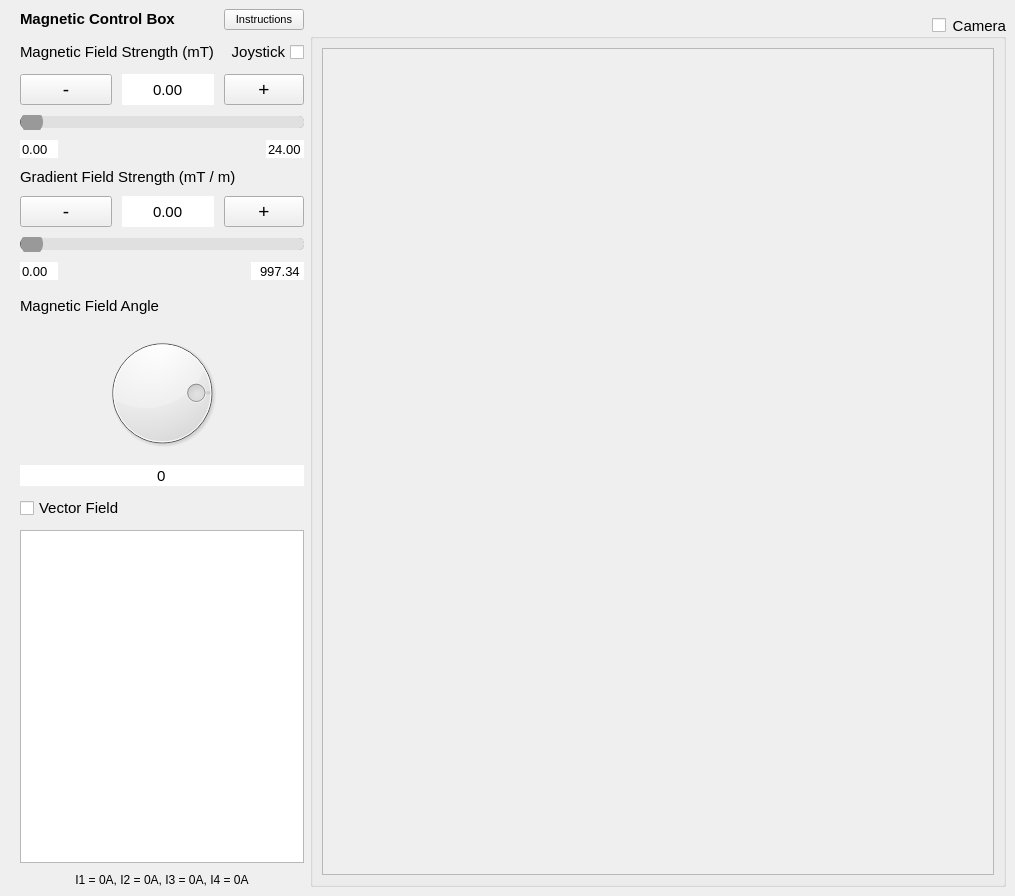
<?xml version="1.0" encoding="UTF-8"?>
<ui version="4.0">
 <class>MainWindow</class>
 <widget class="QMainWindow" name="MainWindow">
  <property name="geometry">
   <rect>
    <x>0</x>
    <y>0</y>
    <width>1015</width>
    <height>896</height>
   </rect>
  </property>
  <property name="windowTitle">
   <string>MainWindow</string>
  </property>
  <property name="tabShape">
   <enum>QTabWidget::Rounded</enum>
  </property>
  <widget class="QWidget" name="centralwidget">
   <layout class="QGridLayout" name="gridLayout" columnstretch="1,3">
    <property name="leftMargin">
     <number>20</number>
    </property>
    <item row="1" column="1">
     <widget class="QGroupBox" name="CameraCheckbox">
      <property name="font">
       <font>
        <pointsize>11</pointsize>
       </font>
      </property>
      <property name="title">
       <string>Camera</string>
      </property>
      <property name="alignment">
       <set>Qt::AlignRight|Qt::AlignTrailing|Qt::AlignVCenter</set>
      </property>
      <property name="checkable">
       <bool>true</bool>
      </property>
      <property name="checked">
       <bool>false</bool>
      </property>
      <layout class="QGridLayout" name="gridLayout_3">
       <item row="0" column="0">
        <widget class="QGraphicsView" name="CamView">
         <property name="sizePolicy">
          <sizepolicy hsizetype="Expanding" vsizetype="Expanding">
           <horstretch>2</horstretch>
           <verstretch>2</verstretch>
          </sizepolicy>
         </property>
        </widget>
       </item>
      </layout>
     </widget>
    </item>
    <item row="0" column="0" rowspan="2">
     <layout class="QVBoxLayout" name="verticalLayout_2" stretch="0,1,2,4">
      <property name="spacing">
       <number>10</number>
      </property>
      <item>
       <layout class="QHBoxLayout" name="horizontalLayout_2">
        <item>
         <widget class="QLabel" name="label_9">
          <property name="sizePolicy">
           <sizepolicy hsizetype="MinimumExpanding" vsizetype="Maximum">
            <horstretch>1</horstretch>
            <verstretch>1</verstretch>
           </sizepolicy>
          </property>
          <property name="font">
           <font>
            <pointsize>11</pointsize>
            <weight>75</weight>
            <bold>true</bold>
           </font>
          </property>
          <property name="text">
           <string>Magnetic Control Box</string>
          </property>
          <property name="alignment">
           <set>Qt::AlignLeading|Qt::AlignLeft|Qt::AlignVCenter</set>
          </property>
         </widget>
        </item>
        <item>
         <widget class="QPushButton" name="InstructionsButton">
          <property name="sizePolicy">
           <sizepolicy hsizetype="Fixed" vsizetype="Fixed">
            <horstretch>0</horstretch>
            <verstretch>0</verstretch>
           </sizepolicy>
          </property>
          <property name="font">
           <font>
            <pointsize>8</pointsize>
           </font>
          </property>
          <property name="layoutDirection">
           <enum>Qt::RightToLeft</enum>
          </property>
          <property name="text">
           <string notr="true">Instructions</string>
          </property>
         </widget>
        </item>
       </layout>
      </item>
      <item>
       <layout class="QGridLayout" name="gridLayout_6" rowstretch="1,1,1,1,1,1,1,1" columnstretch="1,1,1">
        <item row="3" column="2">
         <widget class="QDoubleSpinBox" name="MaxB">
          <property name="sizePolicy">
           <sizepolicy hsizetype="Fixed" vsizetype="Fixed">
            <horstretch>0</horstretch>
            <verstretch>0</verstretch>
           </sizepolicy>
          </property>
          <property name="font">
           <font>
            <pointsize>10</pointsize>
           </font>
          </property>
          <property name="layoutDirection">
           <enum>Qt::RightToLeft</enum>
          </property>
          <property name="frame">
           <bool>false</bool>
          </property>
          <property name="alignment">
           <set>Qt::AlignRight|Qt::AlignTrailing|Qt::AlignVCenter</set>
          </property>
          <property name="readOnly">
           <bool>true</bool>
          </property>
          <property name="buttonSymbols">
           <enum>QAbstractSpinBox::NoButtons</enum>
          </property>
          <property name="value">
           <double>24.000000000000000</double>
          </property>
         </widget>
        </item>
        <item row="6" column="0" colspan="3">
         <widget class="QSlider" name="G_slider">
          <property name="enabled">
           <bool>false</bool>
          </property>
          <property name="styleSheet">
           <string notr="true">QSlider {
    background-color: transparent;
}

QSlider::groove:horizontal {
    border: 1px solid #666;
    height: 10px;
    background: #e0e0e0;
    border-radius: 5px;
}

QSlider::handle:horizontal {
    background: #999;  /* Lighter gray handle */
    border: 1px solid #999;
    width: 20px;
    height: 20px;
    margin: -6px 0;
    border-radius: 10px;
}

QSlider::handle:horizontal:hover {
    background: #777;  /* Slightly darker on hover */
    border: 1px solid #777;
}

QSlider::sub-page:horizontal {
    background: qlineargradient(spread:pad, x1:0, y1:0, x2:1, y2:0, 
                                stop:0 #b3d1ff, stop:1 #003366);  /* Light to dark blue */
    border-radius: 5px;
}

QSlider::add-page:horizontal {
    background: #e0e0e0;
    border-radius: 5px;
}
</string>
          </property>
          <property name="orientation">
           <enum>Qt::Horizontal</enum>
          </property>
         </widget>
        </item>
        <item row="0" column="0" colspan="2">
         <widget class="QLabel" name="label_6">
          <property name="sizePolicy">
           <sizepolicy hsizetype="MinimumExpanding" vsizetype="Maximum">
            <horstretch>1</horstretch>
            <verstretch>1</verstretch>
           </sizepolicy>
          </property>
          <property name="font">
           <font>
            <pointsize>11</pointsize>
           </font>
          </property>
          <property name="text">
           <string>Magnetic Field Strength (mT)</string>
          </property>
          <property name="alignment">
           <set>Qt::AlignLeading|Qt::AlignLeft|Qt::AlignVCenter</set>
          </property>
         </widget>
        </item>
        <item row="1" column="2">
         <widget class="QPushButton" name="pushButton_7">
          <property name="sizePolicy">
           <sizepolicy hsizetype="MinimumExpanding" vsizetype="Expanding">
            <horstretch>1</horstretch>
            <verstretch>2</verstretch>
           </sizepolicy>
          </property>
          <property name="font">
           <font>
            <pointsize>14</pointsize>
           </font>
          </property>
          <property name="text">
           <string>+</string>
          </property>
         </widget>
        </item>
        <item row="7" column="2">
         <widget class="QDoubleSpinBox" name="MaxG">
          <property name="sizePolicy">
           <sizepolicy hsizetype="Fixed" vsizetype="Fixed">
            <horstretch>0</horstretch>
            <verstretch>0</verstretch>
           </sizepolicy>
          </property>
          <property name="font">
           <font>
            <pointsize>10</pointsize>
           </font>
          </property>
          <property name="layoutDirection">
           <enum>Qt::RightToLeft</enum>
          </property>
          <property name="frame">
           <bool>false</bool>
          </property>
          <property name="alignment">
           <set>Qt::AlignRight|Qt::AlignTrailing|Qt::AlignVCenter</set>
          </property>
          <property name="readOnly">
           <bool>true</bool>
          </property>
          <property name="buttonSymbols">
           <enum>QAbstractSpinBox::NoButtons</enum>
          </property>
          <property name="maximum">
           <double>1000.000000000000000</double>
          </property>
          <property name="value">
           <double>997.340000000000032</double>
          </property>
         </widget>
        </item>
        <item row="1" column="1">
         <widget class="QDoubleSpinBox" name="B_spinbox">
          <property name="sizePolicy">
           <sizepolicy hsizetype="MinimumExpanding" vsizetype="Expanding">
            <horstretch>1</horstretch>
            <verstretch>2</verstretch>
           </sizepolicy>
          </property>
          <property name="font">
           <font>
            <pointsize>11</pointsize>
           </font>
          </property>
          <property name="mouseTracking">
           <bool>false</bool>
          </property>
          <property name="tabletTracking">
           <bool>false</bool>
          </property>
          <property name="focusPolicy">
           <enum>Qt::WheelFocus</enum>
          </property>
          <property name="layoutDirection">
           <enum>Qt::LeftToRight</enum>
          </property>
          <property name="wrapping">
           <bool>false</bool>
          </property>
          <property name="frame">
           <bool>false</bool>
          </property>
          <property name="alignment">
           <set>Qt::AlignCenter</set>
          </property>
          <property name="readOnly">
           <bool>false</bool>
          </property>
          <property name="buttonSymbols">
           <enum>QAbstractSpinBox::NoButtons</enum>
          </property>
          <property name="accelerated">
           <bool>false</bool>
          </property>
          <property name="showGroupSeparator" stdset="0">
           <bool>true</bool>
          </property>
          <property name="maximum">
           <double>24.000000000000000</double>
          </property>
         </widget>
        </item>
        <item row="0" column="2">
         <widget class="QCheckBox" name="JoystickCheckbox">
          <property name="font">
           <font>
            <pointsize>11</pointsize>
           </font>
          </property>
          <property name="layoutDirection">
           <enum>Qt::RightToLeft</enum>
          </property>
          <property name="text">
           <string>Joystick</string>
          </property>
         </widget>
        </item>
        <item row="5" column="1">
         <widget class="QDoubleSpinBox" name="G_spinbox">
          <property name="sizePolicy">
           <sizepolicy hsizetype="MinimumExpanding" vsizetype="Expanding">
            <horstretch>1</horstretch>
            <verstretch>2</verstretch>
           </sizepolicy>
          </property>
          <property name="font">
           <font>
            <pointsize>11</pointsize>
           </font>
          </property>
          <property name="mouseTracking">
           <bool>false</bool>
          </property>
          <property name="tabletTracking">
           <bool>false</bool>
          </property>
          <property name="focusPolicy">
           <enum>Qt::WheelFocus</enum>
          </property>
          <property name="layoutDirection">
           <enum>Qt::LeftToRight</enum>
          </property>
          <property name="autoFillBackground">
           <bool>false</bool>
          </property>
          <property name="wrapping">
           <bool>false</bool>
          </property>
          <property name="frame">
           <bool>false</bool>
          </property>
          <property name="alignment">
           <set>Qt::AlignCenter</set>
          </property>
          <property name="buttonSymbols">
           <enum>QAbstractSpinBox::NoButtons</enum>
          </property>
          <property name="accelerated">
           <bool>false</bool>
          </property>
          <property name="showGroupSeparator" stdset="0">
           <bool>false</bool>
          </property>
         </widget>
        </item>
        <item row="3" column="0">
         <widget class="QDoubleSpinBox" name="MinB">
          <property name="sizePolicy">
           <sizepolicy hsizetype="Fixed" vsizetype="Fixed">
            <horstretch>0</horstretch>
            <verstretch>0</verstretch>
           </sizepolicy>
          </property>
          <property name="font">
           <font>
            <pointsize>10</pointsize>
           </font>
          </property>
          <property name="frame">
           <bool>false</bool>
          </property>
          <property name="readOnly">
           <bool>true</bool>
          </property>
          <property name="buttonSymbols">
           <enum>QAbstractSpinBox::NoButtons</enum>
          </property>
         </widget>
        </item>
        <item row="5" column="0">
         <widget class="QPushButton" name="pushButton_5">
          <property name="sizePolicy">
           <sizepolicy hsizetype="MinimumExpanding" vsizetype="Expanding">
            <horstretch>1</horstretch>
            <verstretch>2</verstretch>
           </sizepolicy>
          </property>
          <property name="font">
           <font>
            <pointsize>14</pointsize>
           </font>
          </property>
          <property name="text">
           <string>-</string>
          </property>
         </widget>
        </item>
        <item row="2" column="0" colspan="3">
         <widget class="QSlider" name="B_slider">
          <property name="enabled">
           <bool>false</bool>
          </property>
          <property name="sizePolicy">
           <sizepolicy hsizetype="Minimum" vsizetype="Fixed">
            <horstretch>0</horstretch>
            <verstretch>0</verstretch>
           </sizepolicy>
          </property>
          <property name="styleSheet">
           <string notr="true">QSlider {
    background-color: transparent;
}

QSlider::groove:horizontal {
    border: 1px solid #666;
    height: 10px;
    background: #e0e0e0;
    border-radius: 5px;
}

QSlider::handle:horizontal {
    background: #999;  /* Lighter gray handle */
    border: 1px solid #999;
    width: 20px;
    height: 20px;
    margin: -6px 0;
    border-radius: 10px;
}

QSlider::handle:horizontal:hover {
    background: #777;  /* Slightly darker on hover */
    border: 1px solid #777;
}

QSlider::sub-page:horizontal {
    background: qlineargradient(spread:pad, x1:0, y1:0, x2:1, y2:0, 
                                stop:0 #b3d1ff, stop:1 #003366);  /* Light to dark blue */
    border-radius: 5px;
}

QSlider::add-page:horizontal {
    background: #e0e0e0;
    border-radius: 5px;
}
</string>
          </property>
          <property name="orientation">
           <enum>Qt::Horizontal</enum>
          </property>
         </widget>
        </item>
        <item row="1" column="0">
         <widget class="QPushButton" name="pushButton_8">
          <property name="sizePolicy">
           <sizepolicy hsizetype="MinimumExpanding" vsizetype="Expanding">
            <horstretch>1</horstretch>
            <verstretch>2</verstretch>
           </sizepolicy>
          </property>
          <property name="font">
           <font>
            <pointsize>14</pointsize>
           </font>
          </property>
          <property name="text">
           <string>-</string>
          </property>
         </widget>
        </item>
        <item row="5" column="2">
         <widget class="QPushButton" name="pushButton_6">
          <property name="sizePolicy">
           <sizepolicy hsizetype="MinimumExpanding" vsizetype="Expanding">
            <horstretch>1</horstretch>
            <verstretch>2</verstretch>
           </sizepolicy>
          </property>
          <property name="font">
           <font>
            <pointsize>14</pointsize>
           </font>
          </property>
          <property name="text">
           <string>+</string>
          </property>
         </widget>
        </item>
        <item row="4" column="0" colspan="3">
         <widget class="QLabel" name="label_5">
          <property name="sizePolicy">
           <sizepolicy hsizetype="MinimumExpanding" vsizetype="Maximum">
            <horstretch>1</horstretch>
            <verstretch>1</verstretch>
           </sizepolicy>
          </property>
          <property name="font">
           <font>
            <pointsize>11</pointsize>
           </font>
          </property>
          <property name="text">
           <string>Gradient Field Strength (mT / m)</string>
          </property>
          <property name="alignment">
           <set>Qt::AlignLeading|Qt::AlignLeft|Qt::AlignVCenter</set>
          </property>
         </widget>
        </item>
        <item row="7" column="0">
         <widget class="QDoubleSpinBox" name="MinG">
          <property name="sizePolicy">
           <sizepolicy hsizetype="Fixed" vsizetype="Fixed">
            <horstretch>0</horstretch>
            <verstretch>0</verstretch>
           </sizepolicy>
          </property>
          <property name="font">
           <font>
            <pointsize>10</pointsize>
           </font>
          </property>
          <property name="frame">
           <bool>false</bool>
          </property>
          <property name="readOnly">
           <bool>true</bool>
          </property>
          <property name="buttonSymbols">
           <enum>QAbstractSpinBox::NoButtons</enum>
          </property>
         </widget>
        </item>
       </layout>
      </item>
      <item>
       <layout class="QVBoxLayout" name="verticalLayout" stretch="0,4,0">
        <item>
         <widget class="QLabel" name="label_4">
          <property name="sizePolicy">
           <sizepolicy hsizetype="MinimumExpanding" vsizetype="MinimumExpanding">
            <horstretch>1</horstretch>
            <verstretch>1</verstretch>
           </sizepolicy>
          </property>
          <property name="font">
           <font>
            <pointsize>11</pointsize>
           </font>
          </property>
          <property name="text">
           <string>Magnetic Field Angle</string>
          </property>
          <property name="alignment">
           <set>Qt::AlignLeading|Qt::AlignLeft|Qt::AlignVCenter</set>
          </property>
         </widget>
        </item>
        <item>
         <widget class="QDial" name="theta_dial">
          <property name="maximum">
           <number>359</number>
          </property>
          <property name="value">
           <number>269</number>
          </property>
          <property name="sliderPosition">
           <number>269</number>
          </property>
          <property name="tracking">
           <bool>true</bool>
          </property>
          <property name="orientation">
           <enum>Qt::Horizontal</enum>
          </property>
          <property name="invertedAppearance">
           <bool>false</bool>
          </property>
          <property name="invertedControls">
           <bool>false</bool>
          </property>
          <property name="wrapping">
           <bool>true</bool>
          </property>
          <property name="notchTarget">
           <double>0.000000000000000</double>
          </property>
          <property name="notchesVisible">
           <bool>false</bool>
          </property>
         </widget>
        </item>
        <item>
         <widget class="QSpinBox" name="theta_spinbox">
          <property name="font">
           <font>
            <pointsize>11</pointsize>
           </font>
          </property>
          <property name="frame">
           <bool>false</bool>
          </property>
          <property name="alignment">
           <set>Qt::AlignCenter</set>
          </property>
          <property name="readOnly">
           <bool>true</bool>
          </property>
          <property name="buttonSymbols">
           <enum>QAbstractSpinBox::NoButtons</enum>
          </property>
          <property name="maximum">
           <number>359</number>
          </property>
         </widget>
        </item>
       </layout>
      </item>
      <item>
       <layout class="QGridLayout" name="gridLayout_2">
        <item row="1" column="0">
         <widget class="QGraphicsView" name="VecView">
          <property name="sizePolicy">
           <sizepolicy hsizetype="Expanding" vsizetype="Expanding">
            <horstretch>2</horstretch>
            <verstretch>2</verstretch>
           </sizepolicy>
          </property>
         </widget>
        </item>
        <item row="2" column="0">
         <widget class="QLabel" name="CurrentsLabel">
          <property name="sizePolicy">
           <sizepolicy hsizetype="Minimum" vsizetype="Minimum">
            <horstretch>0</horstretch>
            <verstretch>0</verstretch>
           </sizepolicy>
          </property>
          <property name="text">
           <string>I1 = 0A, I2 = 0A, I3 = 0A, I4 = 0A</string>
          </property>
          <property name="alignment">
           <set>Qt::AlignCenter</set>
          </property>
         </widget>
        </item>
        <item row="0" column="0">
         <widget class="QCheckBox" name="VecFieldCheckBox">
          <property name="font">
           <font>
            <pointsize>11</pointsize>
           </font>
          </property>
          <property name="text">
           <string>Vector Field</string>
          </property>
         </widget>
        </item>
       </layout>
      </item>
     </layout>
    </item>
   </layout>
  </widget>
 </widget>
 <resources/>
 <connections>
  <connection>
   <sender>pushButton_7</sender>
   <signal>clicked()</signal>
   <receiver>B_spinbox</receiver>
   <slot>stepUp()</slot>
   <hints>
    <hint type="sourcelabel">
     <x>283</x>
     <y>82</y>
    </hint>
    <hint type="destinationlabel">
     <x>212</x>
     <y>97</y>
    </hint>
   </hints>
  </connection>
  <connection>
   <sender>pushButton_8</sender>
   <signal>clicked()</signal>
   <receiver>B_spinbox</receiver>
   <slot>stepDown()</slot>
   <hints>
    <hint type="sourcelabel">
     <x>70</x>
     <y>87</y>
    </hint>
    <hint type="destinationlabel">
     <x>196</x>
     <y>90</y>
    </hint>
   </hints>
  </connection>
  <connection>
   <sender>pushButton_6</sender>
   <signal>clicked()</signal>
   <receiver>G_spinbox</receiver>
   <slot>stepUp()</slot>
   <hints>
    <hint type="sourcelabel">
     <x>293</x>
     <y>212</y>
    </hint>
    <hint type="destinationlabel">
     <x>212</x>
     <y>212</y>
    </hint>
   </hints>
  </connection>
  <connection>
   <sender>pushButton_5</sender>
   <signal>clicked()</signal>
   <receiver>G_spinbox</receiver>
   <slot>stepDown()</slot>
   <hints>
    <hint type="sourcelabel">
     <x>114</x>
     <y>212</y>
    </hint>
    <hint type="destinationlabel">
     <x>212</x>
     <y>212</y>
    </hint>
   </hints>
  </connection>
 </connections>
</ui>
